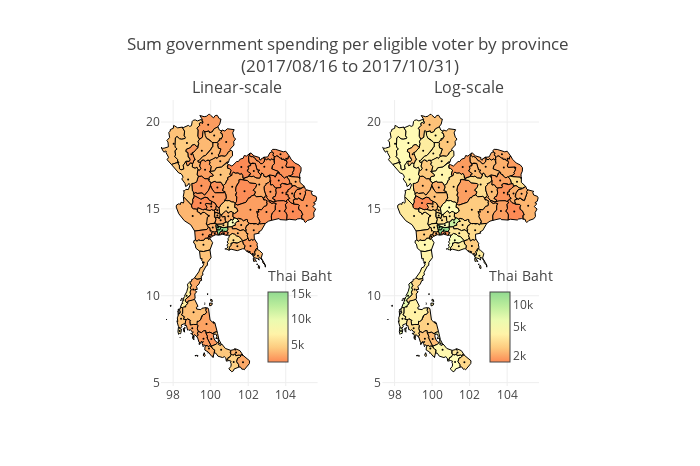

Source (notebook cell):
### Code cell
# for Medium

plot_data3 = []
plot_data4 = []

# column of interest 
dataCol = 'contrct_price_per_eligible_voter'

# polygon simplification factor
simplify_factor=0.03

# set location of the colorbar
cbar3_x = 0.33
cbar3_y = 0.25
cbar4_x = 0.74
cbar4_y = 0.25

#plot type -- 'linear' or 'log'
cbar3_type = 'linear'
cbar4_type = 'log'

# set tick locations and texts on the colorbar
cbar3_ticktext = ['2k','5k','10k'] if cbar1_type=='log' else None
cbar3_tickvals = np.log10(np.array([2,5,10])*1e3) if cbar3_type=='log' else None
cbar4_ticktext = ['2k','5k','10k'] if cbar2_type=='log' else None
cbar4_tickvals = np.log10(np.array([2,5,10])*1e3) if cbar4_type=='log' else None


gen_map(plot_data3, map_df, dataCol, simplify_factor, cbar3_x, cbar3_y, cbar3_type, 
        cbar_tickvals=cbar3_tickvals, cbar_ticktext=cbar3_ticktext, colorbarname='Thai Baht')

gen_map(plot_data4, map_df, dataCol, simplify_factor, cbar4_x, cbar4_y, cbar4_type, 
        cbar_tickvals=cbar4_tickvals, cbar_ticktext=cbar4_ticktext, colorbarname='Thai Baht')

##################

fig = tools.make_subplots(rows=1, cols=2, specs=[[{}, {}]],
                          subplot_titles=('Linear-scale', 'Log-scale'))

for e1, e2 in zip(plot_data3,plot_data4):
    fig.append_trace(e1, 1, 1)
    fig.append_trace(e2, 1, 2)

fig['layout'].update(hovermode = 'closest', height=466, width=700, 
                     title='Sum government spending per eligible voter by province <br>' + 
                     '({} to {})'.format(start_date, end_date),
                     xaxis1 = {'anchor': 'y1', 'domain': [0.15, 0.44]},
                     xaxis2 = {'anchor': 'y2', 'domain': [0.56, 0.85]}
                    )

fig['layout']['annotations'][0]['x'] = 0.29
fig['layout']['annotations'][1]['x'] = 0.72

py.iplot(fig)
